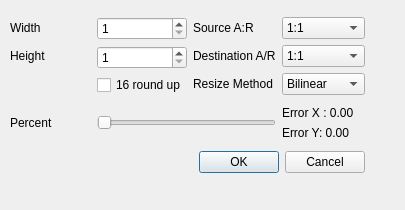
<ui version="4.0" >
 <class>resizeDialog</class>
 <widget class="QDialog" name="resizeDialog" >
  <property name="geometry" >
   <rect>
    <x>0</x>
    <y>0</y>
    <width>405</width>
    <height>210</height>
   </rect>
  </property>
  <property name="windowTitle" >
   <string>Resize</string>
  </property>
  <widget class="QWidget" name="layoutWidget" >
   <property name="geometry" >
    <rect>
     <x>10</x>
     <y>12</y>
     <width>355</width>
     <height>169</height>
    </rect>
   </property>
   <layout class="QGridLayout" >
    <property name="leftMargin" >
     <number>0</number>
    </property>
    <property name="topMargin" >
     <number>0</number>
    </property>
    <property name="rightMargin" >
     <number>0</number>
    </property>
    <property name="bottomMargin" >
     <number>0</number>
    </property>
    <property name="horizontalSpacing" >
     <number>6</number>
    </property>
    <property name="verticalSpacing" >
     <number>6</number>
    </property>
    <item row="1" column="3" >
     <layout class="QVBoxLayout" >
      <property name="spacing" >
       <number>6</number>
      </property>
      <property name="leftMargin" >
       <number>0</number>
      </property>
      <property name="topMargin" >
       <number>0</number>
      </property>
      <property name="rightMargin" >
       <number>0</number>
      </property>
      <property name="bottomMargin" >
       <number>0</number>
      </property>
      <item>
       <widget class="QLabel" name="labelErrorX" >
        <property name="text" >
         <string>Error X : 0.00</string>
        </property>
       </widget>
      </item>
      <item>
       <widget class="QLabel" name="labelErrorY" >
        <property name="text" >
         <string>Error Y: 0.00</string>
        </property>
       </widget>
      </item>
     </layout>
    </item>
    <item row="0" column="1" >
     <layout class="QVBoxLayout" >
      <property name="spacing" >
       <number>6</number>
      </property>
      <property name="leftMargin" >
       <number>0</number>
      </property>
      <property name="topMargin" >
       <number>0</number>
      </property>
      <property name="rightMargin" >
       <number>0</number>
      </property>
      <property name="bottomMargin" >
       <number>0</number>
      </property>
      <item>
       <widget class="QSpinBox" name="spinBoxWidth" >
        <property name="minimum" >
         <number>1</number>
        </property>
        <property name="maximum" >
         <number>2900</number>
        </property>
       </widget>
      </item>
      <item>
       <widget class="QSpinBox" name="spinBoxHeight" >
        <property name="minimum" >
         <number>1</number>
        </property>
        <property name="maximum" >
         <number>2000</number>
        </property>
       </widget>
      </item>
      <item>
       <widget class="QCheckBox" name="checkBoxRoundup" >
        <property name="text" >
         <string>16 round up</string>
        </property>
       </widget>
      </item>
     </layout>
    </item>
    <item row="0" column="0" >
     <layout class="QVBoxLayout" >
      <property name="spacing" >
       <number>6</number>
      </property>
      <property name="leftMargin" >
       <number>0</number>
      </property>
      <property name="topMargin" >
       <number>0</number>
      </property>
      <property name="rightMargin" >
       <number>0</number>
      </property>
      <property name="bottomMargin" >
       <number>0</number>
      </property>
      <item>
       <widget class="QLabel" name="label" >
        <property name="text" >
         <string>Width</string>
        </property>
       </widget>
      </item>
      <item>
       <widget class="QLabel" name="label_2" >
        <property name="text" >
         <string>Height</string>
        </property>
       </widget>
      </item>
      <item>
       <widget class="QLabel" name="label_7" >
        <property name="text" >
         <string/>
        </property>
       </widget>
      </item>
     </layout>
    </item>
    <item row="1" column="1" colspan="2" >
     <widget class="QSlider" name="horizontalSlider" >
      <property name="minimum" >
       <number>10</number>
      </property>
      <property name="maximum" >
       <number>150</number>
      </property>
      <property name="orientation" >
       <enum>Qt::Horizontal</enum>
      </property>
     </widget>
    </item>
    <item row="0" column="2" >
     <layout class="QVBoxLayout" >
      <property name="spacing" >
       <number>6</number>
      </property>
      <property name="leftMargin" >
       <number>0</number>
      </property>
      <property name="topMargin" >
       <number>0</number>
      </property>
      <property name="rightMargin" >
       <number>0</number>
      </property>
      <property name="bottomMargin" >
       <number>0</number>
      </property>
      <item>
       <widget class="QLabel" name="label_4" >
        <property name="text" >
         <string>Source A:R</string>
        </property>
       </widget>
      </item>
      <item>
       <widget class="QLabel" name="label_3" >
        <property name="text" >
         <string>Destination A/R</string>
        </property>
       </widget>
      </item>
      <item>
       <widget class="QLabel" name="label_6" >
        <property name="text" >
         <string>Resize Method</string>
        </property>
       </widget>
      </item>
     </layout>
    </item>
    <item row="1" column="0" >
     <widget class="QLabel" name="label_5" >
      <property name="text" >
       <string>Percent</string>
      </property>
     </widget>
    </item>
    <item row="0" column="3" >
     <layout class="QVBoxLayout" >
      <property name="spacing" >
       <number>6</number>
      </property>
      <property name="leftMargin" >
       <number>0</number>
      </property>
      <property name="topMargin" >
       <number>0</number>
      </property>
      <property name="rightMargin" >
       <number>0</number>
      </property>
      <property name="bottomMargin" >
       <number>0</number>
      </property>
      <item>
       <widget class="QComboBox" name="comboBoxSource" >
        <item>
         <property name="text" >
          <string>1:1</string>
         </property>
        </item>
        <item>
         <property name="text" >
          <string>4:3</string>
         </property>
        </item>
        <item>
         <property name="text" >
          <string>16:9</string>
         </property>
        </item>
       </widget>
      </item>
      <item>
       <widget class="QComboBox" name="comboBoxDestination" >
        <item>
         <property name="text" >
          <string>1:1</string>
         </property>
        </item>
        <item>
         <property name="text" >
          <string>4:3</string>
         </property>
        </item>
        <item>
         <property name="text" >
          <string>16:9</string>
         </property>
        </item>
       </widget>
      </item>
      <item>
       <widget class="QComboBox" name="comboBoxAlgo" >
        <item>
         <property name="text" >
          <string>Bilinear</string>
         </property>
        </item>
        <item>
         <property name="text" >
          <string>Bicubic</string>
         </property>
        </item>
        <item>
         <property name="text" >
          <string>Lanzcos3</string>
         </property>
        </item>
       </widget>
      </item>
     </layout>
    </item>
    <item row="2" column="0" colspan="4" >
     <widget class="QDialogButtonBox" name="buttonBox" >
      <property name="orientation" >
       <enum>Qt::Horizontal</enum>
      </property>
      <property name="standardButtons" >
       <set>QDialogButtonBox::Cancel|QDialogButtonBox::NoButton|QDialogButtonBox::Ok</set>
      </property>
     </widget>
    </item>
   </layout>
  </widget>
 </widget>
 <resources/>
 <connections>
  <connection>
   <sender>buttonBox</sender>
   <signal>accepted()</signal>
   <receiver>resizeDialog</receiver>
   <slot>accept()</slot>
   <hints>
    <hint type="sourcelabel" >
     <x>248</x>
     <y>254</y>
    </hint>
    <hint type="destinationlabel" >
     <x>157</x>
     <y>274</y>
    </hint>
   </hints>
  </connection>
  <connection>
   <sender>buttonBox</sender>
   <signal>rejected()</signal>
   <receiver>resizeDialog</receiver>
   <slot>reject()</slot>
   <hints>
    <hint type="sourcelabel" >
     <x>316</x>
     <y>260</y>
    </hint>
    <hint type="destinationlabel" >
     <x>286</x>
     <y>274</y>
    </hint>
   </hints>
  </connection>
 </connections>
</ui>
